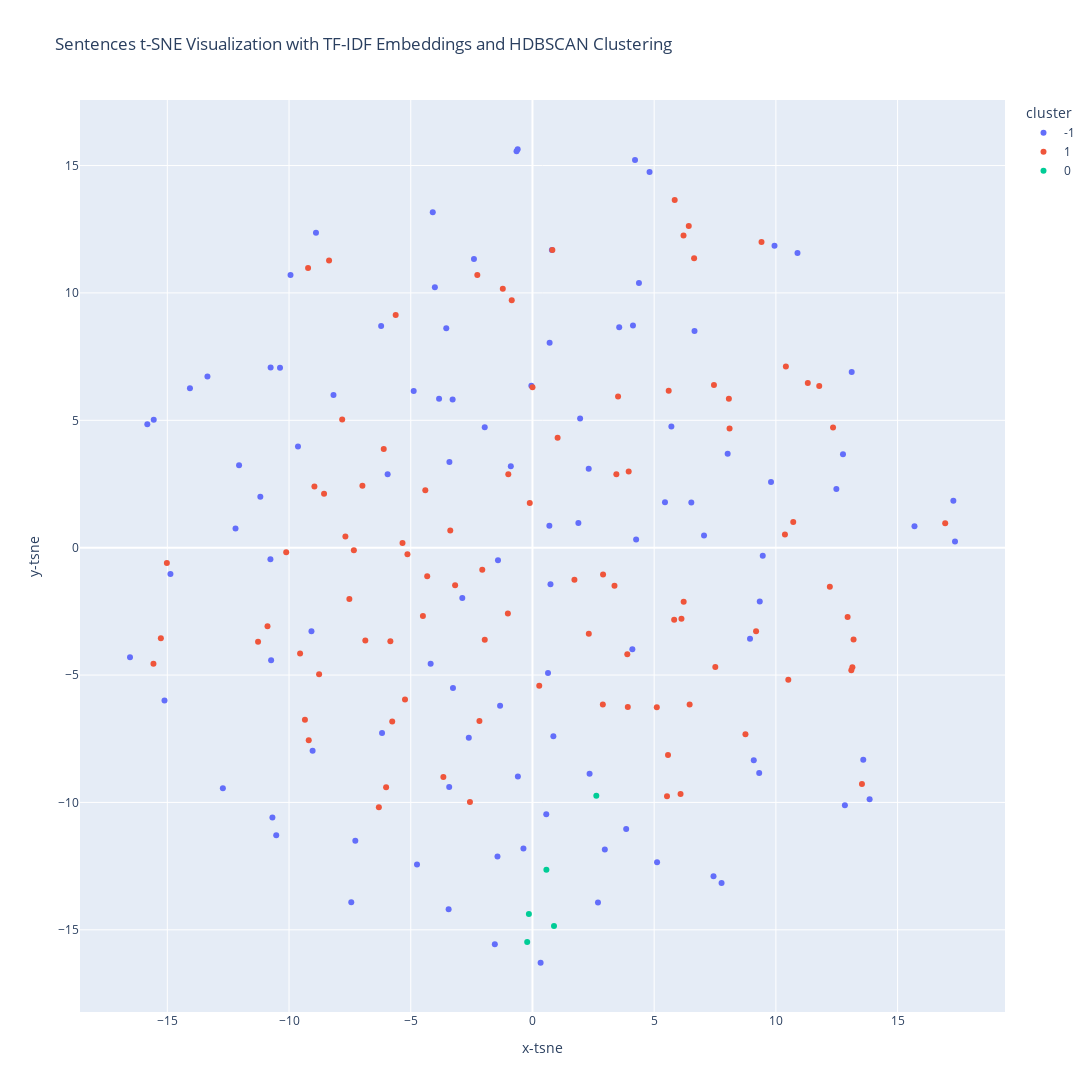

Source (notebook cell):
### Code cell
tfidf_df['cluster'] = tfidf_df['cluster'].astype(str)
fig_cluster = px.scatter(
    tfidf_df,
    x="x-tsne",
    y="y-tsne",
    color="cluster",
    hover_data={"text": True, "overall_label": True, "cluster": True},
    title="Sentences t-SNE Visualization with TF-IDF Embeddings and HDBSCAN Clustering",
    width=1200,
    height=1200,
)
fig_cluster.show()

### Figure 1 — Plotly figure (JSON) as saved in the notebook; plotly's stock layout.template omitted (floating-point values rounded to 4 significant figures; data arrays with more than 128 entries replaced by an {"elided": "..."} marker saying what was removed)
{"data": [{"customdata": {"elided": "102x3 str values"}, "hovertemplate": "cluster=%{customdata[2]}<br>x-tsne=%{x}<br>y-tsne=%{y}<br>text=%{customdata[0]}<br>overall_label=%{customdata[1]}<extra></extra>", "legendgroup": "-1", "marker": {"color": "#636efa", "symbol": "circle"}, "mode": "markers", "name": "-1", "orientation": "v", "showlegend": true, "type": "scatter", "x": [-9.079, -2.882, 1.886, 4.81, -3.444, 4.375, 10.89, 13.11, -0.6078, -14.07, 5.706, -9.032, -12.05, 2.311, -3.836, 2.347, 4.258, -0.6539, -0.8896, 17.29, 5.119, -5.95, -15.56, -8.894, -13.35, -1.961, -12.2, 12.48, -14.87, -4.009, 3.564, 7.048, 4.213, -3.541, -10.68, -15.82, 2.692, -2.616, -2.404, -1.546, -0.5989, 0.6389, -6.18, 5.444, -4.743, -10.74, 13.85, 12.76, -8.174, 0.5669, 3.85, 9.46, -12.72, 9.092, -10.53, -1.33, 7.438, 4.129, -16.53, 8.937, 15.69, -0.04475, 0.6943, 9.8, 6.658, -9.939, -4.096, -9.633, -4.879, -3.421, -1.437, -1.417, 0.8595, 4.104, 1.957, 0.7043, 0.3343, 8.019, -15.12, 9.337, -6.216, -3.412, -4.183, -0.371, -11.18, 0.7971, -10.37, -7.278, -10.76, 13.59, 9.314, -7.444, -3.28, 0.7401, 12.83, 7.769, -10.76, 9.944, 6.526, 17.36, -3.266, 2.973], "xaxis": "x", "y": [-3.282, -1.973, 0.9699, 14.75, -14.19, 10.39, 11.57, 6.901, 15.64, 6.263, 4.761, -7.968, 3.231, 3.096, 5.85, -8.872, 0.3211, 15.56, 3.196, 1.838, -12.35, 2.887, 5.026, 12.37, 6.72, 4.726, 0.7495, 2.304, -1.032, 10.22, 8.657, 0.4755, 15.22, 8.611, -10.59, 4.849, -13.93, -7.463, 11.34, -15.56, -8.982, -4.924, -7.271, 1.782, -12.44, -4.423, -9.873, 3.664, 5.989, -10.47, -11.04, -0.3189, -9.443, -8.343, -11.29, -6.202, -12.9, 8.721, -4.299, -3.574, 0.8447, 6.359, 0.8648, 2.579, 8.509, 10.71, 13.17, 3.969, 6.154, -9.398, -12.12, -0.4928, -7.401, -3.986, 5.067, 8.047, -16.29, 3.69, -5.998, -2.112, 8.703, 3.361, -4.552, -11.81, 2.003, 11.68, 7.061, -11.51, 7.073, -8.321, -8.848, -13.92, 5.817, -1.436, -10.11, -13.17, -0.4583, 11.86, 1.776, 0.247, -5.507, -11.85], "yaxis": "y"}, {"customdata": {"elided": "93x3 str values"}, "hovertemplate": "cluster=%{customdata[2]}<br>x-tsne=%{x}<br>y-tsne=%{y}<br>text=%{customdata[0]}<br>overall_label=%{customdata[1]}<extra></extra>", "legendgroup": "1", "marker": {"color": "#EF553B", "symbol": "circle"}, "mode": "markers", "name": "1", "orientation": "v", "showlegend": true, "type": "scatter", "x": [-2.569, 5.843, -0.9926, -5.619, 0.8177, 5.568, 5.107, 10.41, 13.1, -3.376, -8.765, -0.111, 8.069, 13.54, -15.57, -5.339, 1.033, -7.337, 2.9, 3.896, -3.177, 3.953, -11.27, 3.517, -6.866, 8.75, 1.724, 6.083, -2.062, 10.51, -9.217, 2.891, 5.821, 0.001248, -8.356, 6.422, -7.685, 9.187, 12.35, -15.27, 6.457, -1.011, -3.66, 10.71, -8.562, -2.179, 16.96, -5.838, -9.347, 12.95, -5.761, -8.957, 5.527, -4.402, -4.5, -1.96, 12.22, 6.206, -6.986, -9.191, 5.597, 13.14, -5.237, 7.511, -15.02, -9.546, 11.78, 6.212, -0.8511, -10.12, 2.315, 8.097, 0.2787, -7.816, 3.446, 6.121, 3.916, 9.41, -1.218, -6.11, -5.136, -4.324, 3.37, -6.013, 11.31, 10.37, 6.64, 13.19, -10.88, -7.522, 7.456, -6.311, -2.265], "xaxis": "x", "y": [-9.986, 13.65, 2.882, 9.131, 11.68, -8.139, -6.265, 7.109, -4.813, 0.6732, -4.966, 1.755, 5.851, -9.273, -4.559, 0.1859, 4.316, -0.1031, -1.051, -4.186, -1.473, 2.992, -3.695, 5.935, -3.644, -7.328, -1.258, -9.67, -0.8689, -5.188, 10.98, -6.154, -2.829, 6.3, 11.27, 12.63, 0.443, -3.282, 4.716, -3.558, -6.153, -2.586, -9.004, 1.007, 2.117, -6.799, 0.9616, -3.678, -6.757, -2.726, -6.824, 2.406, -9.757, 2.253, -2.683, -3.618, -1.533, 12.26, 2.431, -7.564, 6.163, -4.691, -5.962, -4.686, -0.606, -4.154, 6.351, -2.124, 9.712, -0.1821, -3.377, 4.675, -5.419, 5.034, 2.883, -2.787, -6.25, 12.0, 10.16, 3.869, -0.263, -1.125, -1.493, -9.405, 6.462, 0.5141, 11.36, -3.608, -3.084, -2.016, 6.388, -10.19, 10.7], "yaxis": "y"}, {"customdata": [["Neil John Samuel is a......", "action", "0"], ["Molly Gilbert won't accept a......", "comedy", "0"], ["Gloria Cole and Eddie Swenson......", "drama", "0"], ["Frankie Bono, a hitman from......", "action", "0"], ["Omar Sharif plays Muhassab, headman......", "action", "0"]], "hovertemplate": "cluster=%{customdata[2]}<br>x-tsne=%{x}<br>y-tsne=%{y}<br>text=%{customdata[0]}<br>overall_label=%{customdata[1]}<extra></extra>", "legendgroup": "0", "marker": {"color": "#00cc96", "symbol": "circle"}, "mode": "markers", "name": "0", "orientation": "v", "showlegend": true, "type": "scatter", "x": [0.8847, -0.2165, 0.5726, 2.623, -0.1461], "xaxis": "x", "y": [-14.85, -15.48, -12.65, -9.739, -14.38], "yaxis": "y"}], "layout": {"height": 1200, "legend": {"title": {"text": "cluster"}, "tracegroupgap": 0}, "title": {"text": "Sentences t-SNE Visualization with TF-IDF Embeddings and HDBSCAN Clustering"}, "width": 1200, "xaxis": {"anchor": "y", "domain": [0, 1], "title": {"text": "x-tsne"}}, "yaxis": {"anchor": "x", "domain": [0, 1], "title": {"text": "y-tsne"}}}}
